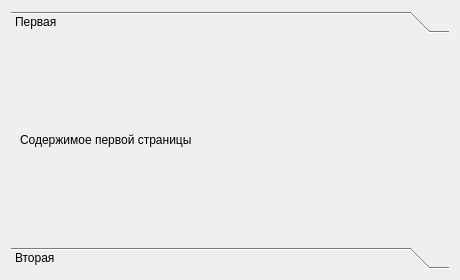
<?xml version="1.0" encoding="UTF-8"?>
<ui version="4.0"><class>Dialog</class><widget class="QDialog" name="Dialog"><property name="geometry"><rect><x>0</x><y>0</y><width>460</width><height>280</height></rect></property><property name="windowTitle"><string>#129 toolbox/214_basic_two</string></property><layout class="QVBoxLayout" name="verticalLayout"><property name="leftMargin"><number>11</number></property><property name="topMargin"><number>11</number></property><property name="rightMargin"><number>11</number></property><property name="bottomMargin"><number>11</number></property><property name="spacing"><number>6</number></property><item><widget class="QToolBox" name="toolbox"><property name="currentIndex"><number>0</number></property><widget class="QWidget" name="pageA"><attribute name="label"><string>Первая</string></attribute><layout class="QVBoxLayout" name="pageALayout"><property name="leftMargin"><number>9</number></property><property name="topMargin"><number>9</number></property><property name="rightMargin"><number>9</number></property><property name="bottomMargin"><number>9</number></property><property name="spacing"><number>6</number></property><item><widget class="QLabel" name="l1"><property name="text"><string>Содержимое первой страницы</string></property></widget></item></layout></widget><widget class="QWidget" name="pageB"><attribute name="label"><string>Вторая</string></attribute><layout class="QVBoxLayout" name="pageBLayout"><property name="leftMargin"><number>9</number></property><property name="topMargin"><number>9</number></property><property name="rightMargin"><number>9</number></property><property name="bottomMargin"><number>9</number></property><property name="spacing"><number>6</number></property><item><widget class="QLabel" name="l2"><property name="text"><string>Содержимое второй страницы</string></property></widget></item></layout></widget></widget></item></layout></widget></ui>
